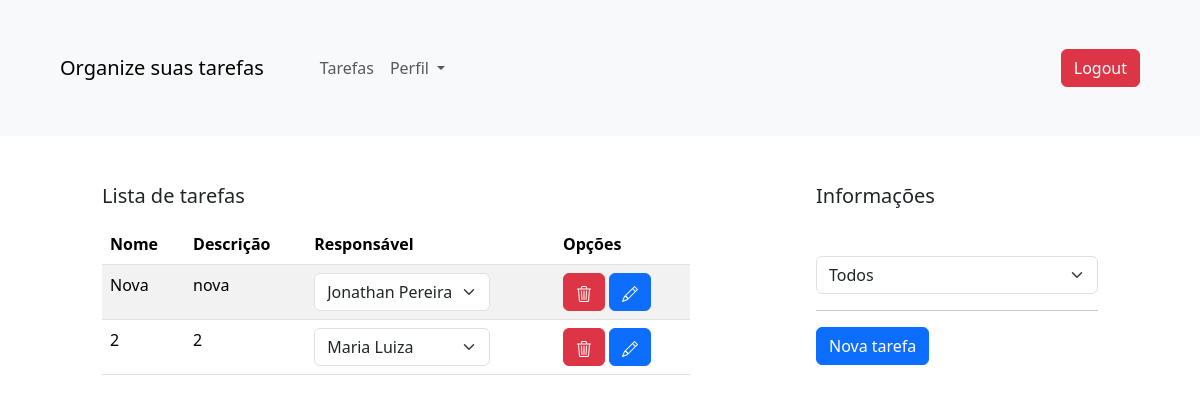
Page /tarefas/ (signed in) on the earlier database version.
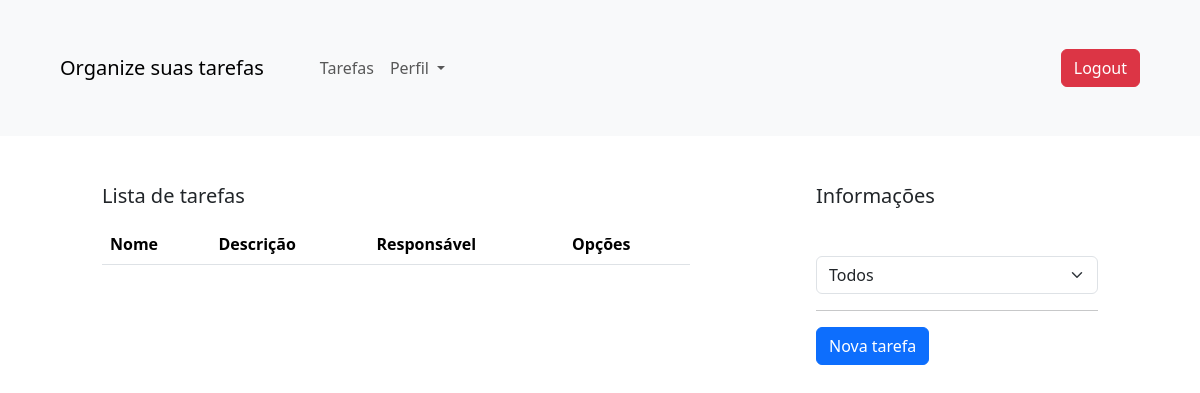
Same page on the later database version.
### tasks/models.py (models this page shows, shortened)
class Task(models.Model):
    class Status(models.TextChoices):
        PENDENTE = 'TODO', 'Em andamento'
        CONCLUIDA = 'DONE', 'Concluída'
        CANCELADA = 'CANCELLED', 'Cancelada'
        BLOQUEADA = 'BLOCKED', 'Bloqueada'
        BACKLOG = 'BACKLOG', 'Backlog'
    title = models.CharField(max_length=255)
    description = models.TextField()
    user = models.ForeignKey('auth.User', on_delete=models.CASCADE)
    created_at = models.DateTimeField(auto_now_add=True)
    due_date = models.DateField( null=True, blank=True)
    status = models.CharField(
        max_length=20,
        choices=Status.choices,
        default=Status.PENDENTE,
    )

### tasks/views.py (the view)
# urls.py: path("", tasks.task_list, name="index"),
@login_required
def task_list(request):
    tasks = Task.objects.all()
    users = User.objects.all()
    status_list = Task.objects.values_list('status', flat=True).distinct()
    selected_status = request.GET.get('status', '')
    if selected_status:
        tasks = tasks.filter(status=selected_status)
    form = TaskForm()
    context = {
        'tasks': tasks,
        'users': users,
        'form': form,
        'status_list': status_list,
        'selected_status': selected_status
    }
    return render(request, 'tasks/list.html', context)

### templates/tasks/list.html (shortened to what this page needs)
{% extends "tasks/index.html" %}
{% block content_task %}
    <table class="table table-striped">
        <thead>
        <tr>
            <th>Nome</th>
            <th>Descrição</th>
            <th>Responsável</th>
            <th>Opções</th>
        </tr>
        </thead>
        <tbody>
        {% for task in tasks %}
            <tr>
                <td>{{ task.title }}</td>
                <td>{{ task.description }}</td>
                <td>
                    <form method="post" action="{% url 'tasks:change_user' task.id 0 %}"
                          style="display:inline;">
                        <label>
                            <select name="user_id" class="form-select"
                                    onchange="this.form.action='{% url 'tasks:change_user' task.id 0 %}'.replace('0', this.value); this.form.submit()">
                                {% for user in users %}
                                    <option value="{{ user.id }}"
                                            {% if user.id == task.user.id %}selected{% endif %}>
                                        {{ user.first_name }} {{ user.last_name }}
                                    </option>
                                {% endfor %}
                            </select>
                        </label>
                    </form>
                </td>
                <td>
                    <a href="{% url 'tasks:delete_task' task.id %}" class="btn btn-danger">
                    </a>
                    <a href="{% url 'tasks:edit_task' task.id %}" class="btn btn-primary">
                    </a>
                </td>
            </tr>
        {% endfor %}
    </table>
{% endblock %}
{% block content_info %}
    <h5 class="text-start mb-5">Informações</h5>
    <form method="get">
        <select name="status" class="form-select" onchange="this.form.submit()">
            <option value="">Todos</option>
        </select>
    </form>
    <hr>
    <button type="button" class="btn btn-primary" data-bs-toggle="modal" data-bs-target="#createModalTask">
        Nova tarefa
    </button>
{% endblock %}

### templates/tasks/index.html (shortened to what this page needs)
{% extends "home/index.html" %}
{% block content %}
    <div class="row mt-5">
        <div class="col-sm-10 offset-sm-1 col-md-6 offset-lg-1">
            {% block title_page %}
                <h5 class="text-start mb-3">Lista de tarefas</h5>
            {% endblock %}
            {% block content_task %}
            {% endblock %}
        </div>
        <div class="col-lg-3 offset-lg-1">
            {% block content_info %}
            {% endblock %}
        </div>
    </div>
{% endblock %}

### templates/home/index.html (shortened to what this page needs)
<!DOCTYPE html>
<html lang="pt-br">
<head>
    <link href="https://cdn.jsdelivr.net/npm/bootstrap@5.3.3/dist/css/bootstrap.min.css" rel="stylesheet"
>
</head>
<body>
<header>
    <nav class="navbar navbar-expand-lg bg-body-tertiary p-5">
        <div class="container-fluid">
            <a class="navbar-brand me-5" href="#">Organize suas tarefas</a>
            <div class="collapse navbar-collapse" id="navbarNav">
                <ul class="navbar-nav">
                    <li class="nav-item">
                        <a class="nav-link" href="{% url 'tasks:index' %}">Tarefas</a>
                    </li>
                    <li class="nav-item dropdown">
                        <a class="nav-link dropdown-toggle" href="#" role="button" data-bs-toggle="dropdown"
                           aria-expanded="false">
                            Perfil
                        </a>
                    </li>
                </ul>
            </div>
            <a href="{% url 'logout' %}" class="btn btn-danger">Logout</a>
        </div>
    </nav>
</header>
<main>
    {% block content %}{% endblock %}
</main>
</body>
</html>

### templates/home/index.html (style rules this page uses)
html, body { height: 100%; }
body { display: flex; flex-direction: column; }
main { flex: 1; }

Differences in the rows shown:
removed Task: title "Nova", description "nova", user_id "Jonathan Pereira"
removed Task: title "2", description "2", user_id "Maria Luiza"
